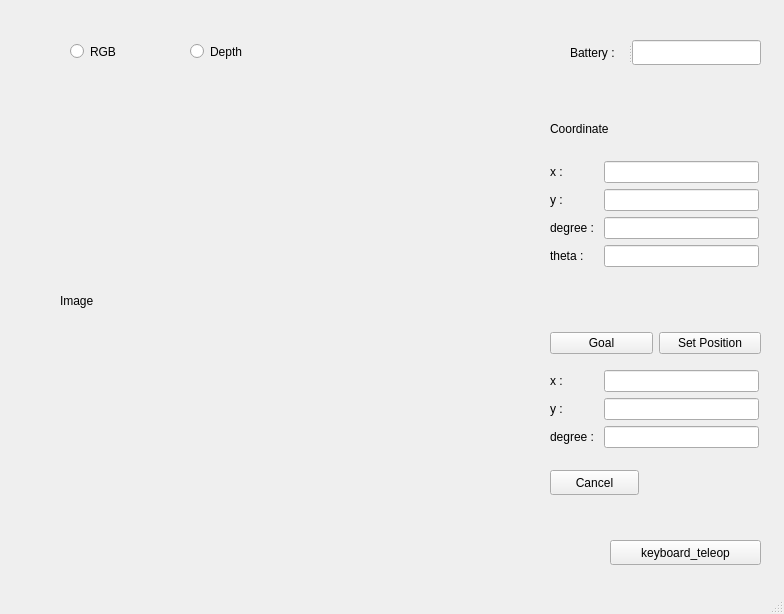
<?xml version="1.0" encoding="UTF-8"?>
<ui version="4.0">
 <class>MainWindow</class>
 <widget class="QMainWindow" name="MainWindow">
  <property name="geometry">
   <rect>
    <x>0</x>
    <y>0</y>
    <width>784</width>
    <height>614</height>
   </rect>
  </property>
  <property name="windowTitle">
   <string>MainWindow</string>
  </property>
  <widget class="QWidget" name="centralwidget">
   <widget class="QRadioButton" name="rgb_rbtn">
    <property name="geometry">
     <rect>
      <x>70</x>
      <y>40</y>
      <width>112</width>
      <height>23</height>
     </rect>
    </property>
    <property name="text">
     <string>RGB</string>
    </property>
   </widget>
   <widget class="QRadioButton" name="depth_rbtn">
    <property name="geometry">
     <rect>
      <x>190</x>
      <y>40</y>
      <width>112</width>
      <height>23</height>
     </rect>
    </property>
    <property name="text">
     <string>Depth</string>
    </property>
   </widget>
   <widget class="QLabel" name="coordinate_label">
    <property name="geometry">
     <rect>
      <x>550</x>
      <y>120</y>
      <width>91</width>
      <height>17</height>
     </rect>
    </property>
    <property name="text">
     <string>Coordinate</string>
    </property>
   </widget>
   <widget class="QPushButton" name="teleop_btn">
    <property name="geometry">
     <rect>
      <x>610</x>
      <y>540</y>
      <width>151</width>
      <height>25</height>
     </rect>
    </property>
    <property name="text">
     <string>keyboard_teleop</string>
    </property>
   </widget>
   <widget class="QStackedWidget" name="stackedWidget">
    <property name="geometry">
     <rect>
      <x>30</x>
      <y>80</y>
      <width>501</width>
      <height>461</height>
     </rect>
    </property>
    <property name="currentIndex">
     <number>0</number>
    </property>
    <widget class="QWidget" name="page">
     <widget class="QLabel" name="image_label">
      <property name="geometry">
       <rect>
        <x>30</x>
        <y>40</y>
        <width>431</width>
        <height>361</height>
       </rect>
      </property>
      <property name="text">
       <string>Image</string>
      </property>
     </widget>
    </widget>
    <widget class="QWidget" name="page_2">
     <widget class="QLabel" name="depth_label">
      <property name="geometry">
       <rect>
        <x>40</x>
        <y>40</y>
        <width>431</width>
        <height>351</height>
       </rect>
      </property>
      <property name="text">
       <string>Depth</string>
      </property>
     </widget>
    </widget>
   </widget>
   <widget class="QSplitter" name="splitter">
    <property name="geometry">
     <rect>
      <x>570</x>
      <y>40</y>
      <width>191</width>
      <height>25</height>
     </rect>
    </property>
    <property name="orientation">
     <enum>Qt::Horizontal</enum>
    </property>
    <widget class="QLabel" name="label">
     <property name="text">
      <string>Battery : </string>
     </property>
    </widget>
    <widget class="QLineEdit" name="battery_line">
     <property name="readOnly">
      <bool>true</bool>
     </property>
    </widget>
   </widget>
   <widget class="QWidget" name="layoutWidget">
    <property name="geometry">
     <rect>
      <x>550</x>
      <y>370</y>
      <width>209</width>
      <height>89</height>
     </rect>
    </property>
    <layout class="QFormLayout" name="formLayout_2">
     <item row="0" column="0">
      <widget class="QLabel" name="goal_x_label">
       <property name="text">
        <string>x :</string>
       </property>
      </widget>
     </item>
     <item row="0" column="1">
      <widget class="QLineEdit" name="goal_x_line"/>
     </item>
     <item row="1" column="0">
      <widget class="QLabel" name="goal_y_label">
       <property name="text">
        <string>y :</string>
       </property>
      </widget>
     </item>
     <item row="1" column="1">
      <widget class="QLineEdit" name="goal_y_line"/>
     </item>
     <item row="2" column="0">
      <widget class="QLabel" name="goal_degree_label">
       <property name="text">
        <string>degree : </string>
       </property>
      </widget>
     </item>
     <item row="2" column="1">
      <widget class="QLineEdit" name="goal_degree_line"/>
     </item>
    </layout>
   </widget>
   <widget class="QWidget" name="layoutWidget">
    <property name="geometry">
     <rect>
      <x>550</x>
      <y>161</y>
      <width>209</width>
      <height>120</height>
     </rect>
    </property>
    <layout class="QFormLayout" name="formLayout">
     <item row="0" column="0">
      <widget class="QLabel" name="coor_x_label">
       <property name="text">
        <string>x :</string>
       </property>
      </widget>
     </item>
     <item row="0" column="1">
      <widget class="QLineEdit" name="coor_x_line">
       <property name="readOnly">
        <bool>true</bool>
       </property>
      </widget>
     </item>
     <item row="1" column="0">
      <widget class="QLabel" name="coor_y_label">
       <property name="text">
        <string>y :</string>
       </property>
      </widget>
     </item>
     <item row="1" column="1">
      <widget class="QLineEdit" name="coor_y_line">
       <property name="readOnly">
        <bool>true</bool>
       </property>
      </widget>
     </item>
     <item row="2" column="0">
      <widget class="QLabel" name="degree_label">
       <property name="text">
        <string>degree : </string>
       </property>
      </widget>
     </item>
     <item row="2" column="1">
      <widget class="QLineEdit" name="coor_degree_line">
       <property name="readOnly">
        <bool>true</bool>
       </property>
      </widget>
     </item>
     <item row="3" column="0">
      <widget class="QLabel" name="theta_label">
       <property name="text">
        <string>theta :</string>
       </property>
      </widget>
     </item>
     <item row="3" column="1">
      <widget class="QLineEdit" name="coor_theta_line">
       <property name="readOnly">
        <bool>true</bool>
       </property>
      </widget>
     </item>
    </layout>
   </widget>
   <widget class="QPushButton" name="cancel_btn">
    <property name="geometry">
     <rect>
      <x>550</x>
      <y>470</y>
      <width>89</width>
      <height>25</height>
     </rect>
    </property>
    <property name="text">
     <string>Cancel</string>
    </property>
   </widget>
   <widget class="QWidget" name="">
    <property name="geometry">
     <rect>
      <x>550</x>
      <y>330</y>
      <width>211</width>
      <height>27</height>
     </rect>
    </property>
    <layout class="QHBoxLayout" name="horizontalLayout">
     <item>
      <widget class="QPushButton" name="goal_btn">
       <property name="text">
        <string>Goal</string>
       </property>
      </widget>
     </item>
     <item>
      <widget class="QPushButton" name="set_pos_btn">
       <property name="text">
        <string>Set Position</string>
       </property>
      </widget>
     </item>
    </layout>
   </widget>
  </widget>
  <widget class="QMenuBar" name="menubar">
   <property name="geometry">
    <rect>
     <x>0</x>
     <y>0</y>
     <width>784</width>
     <height>22</height>
    </rect>
   </property>
  </widget>
  <widget class="QStatusBar" name="statusbar"/>
 </widget>
 <resources/>
 <connections/>
</ui>
